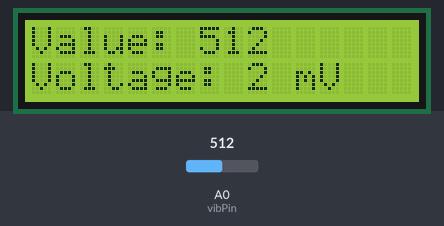
The sketch below on a simulated Arduino Uno, built with avr-gcc and run on an emulated ATmega328P. On the bench: 16×2 character LCD. Inputs (shaded band) come from the test bench; at power-on: A0 (vibPin) = 512. What the sketch prints to the serial monitor is not drawn.

Above: at 2.15 s.
2.5 s: A0 (vibPin) set to 190
At 4.4 s:
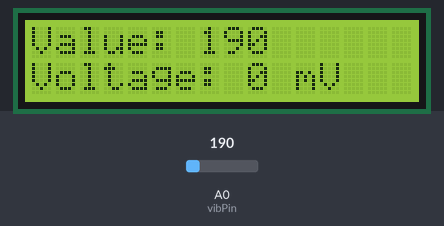
4.7 s: A0 (vibPin) set to 210
At 5.14 s:
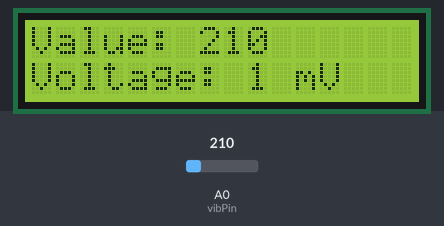
6.8 s: A0 (vibPin) set to 122
At 10.1 s:
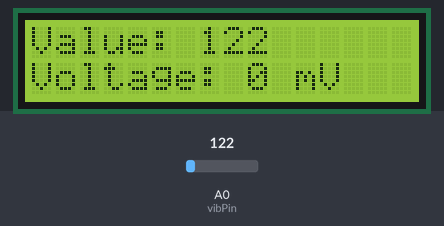
Timing chart, 0 to 11.6 s (numbered marks = the images above; inputs shaded):
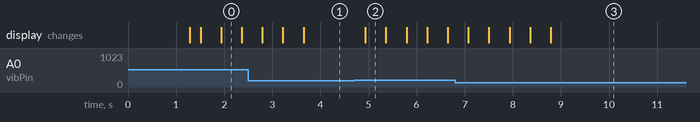

The sketch:

VIBRATION_DETECTION_USING_PIZO.ino
```cpp
#include <Wire.h>
#include <LiquidCrystal_I2C.h>

LiquidCrystal_I2C lcd(0x27, 16, 2);

const int vibPin = A0;

int vibValue = 0;     // Counter
int threshold = 200;


int sensorValue = 0;
int prevValue = 0;   // Store previous value

void setup() {
  Serial.begin(9600);
  lcd.init();
  lcd.backlight();
  pinMode(vibPin, INPUT);

  lcd.setCursor(0, 0);
  lcd.print("Vibration Read");
  delay(1200);
  lcd.clear();
}

void loop() {

  sensorValue = analogRead(vibPin);

// ===== LCD shows YES → Increase =====
  if (sensorValue > threshold) {

    if (vibValue < 24) {
      vibValue++;  // Increase value
    }
    delay(200);
  }

  // ===== LCD shows NO → Decrease =====
  else {

    if (vibValue > 0) {
      vibValue--;  // Decrease value
    }

    delay(200);
  }

  // ===== LCD Display =====
  lcd.setCursor(0, 0);
  lcd.print("Value: ");
  lcd.print(sensorValue);
  lcd.print("   ");  // clear extra digits

  lcd.setCursor(0, 1);
  lcd.print("Voltage: ");
  lcd.print(vibValue);
  lcd.print(" mV  ");

  // ===== Serial Monitor =====
  Serial.print("Current: ");
  Serial.print(sensorValue);
  Serial.print(" | Previous: ");
  Serial.println(prevValue);

  // Update previous value
  prevValue = sensorValue;

  delay(200);
}
```

Measured:
- after the input at 4.7 s, the display: changes after 0.23 s (image 2)
- what the display in image 0 shows lasts 0.5 s, from 1.9 s to 2.4 s
